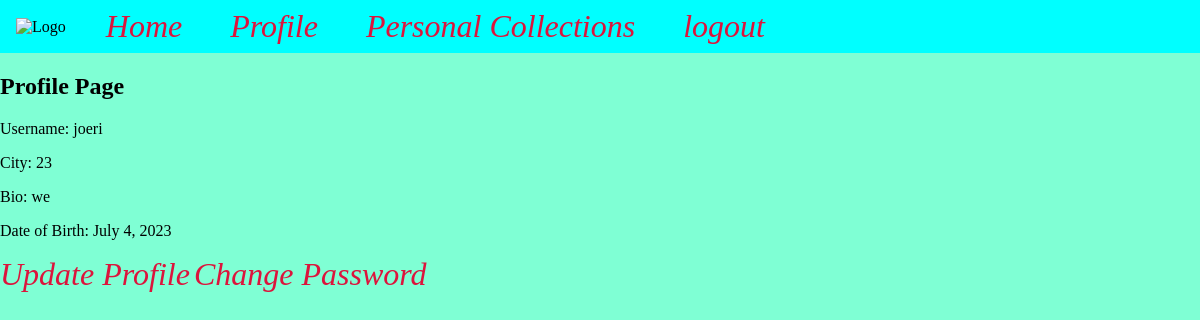
Screenshot of /profile/ (signed in) with the database file from the repository.
### base/models.py (models this page shows, shortened)
class Profile(models.Model):
    city = models.CharField(max_length=50)
    bio = models.TextField()
    date_of_birth = models.DateField(null=True, blank=True)
    user = models.OneToOneField(User, on_delete=models.CASCADE)

### base/views.py (the view)
# urls.py: path("profile/", views.profile, name="profile"),
@login_required
def profile(request):
    profile = request.user.profile
    context = {"profile": profile}
    return render(request, "base/profile.html", context)

### base/templates/base/profile.html
{% extends 'base/base.html' %}
{% load static %}
{% block content %}
    <h2>Profile Page</h2>
    <p>Username: {{ profile.user.username }}</p>
    <p>City: {{ profile.city }}</p>
    <p>Bio: {{ profile.bio }}</p>
    <p>Date of Birth: {{ profile.date_of_birth }}</p>
    <a href="{% url 'update_profile' %}">Update Profile</a>
    <a href="{% url 'password_change' %}">Change Password</a>
{% endblock %}

### base/static/base/css/styles.css (style rules this page uses)
body { background-color: aquamarine; }

### base/static/base/css/menu.css (style rules this page uses)
body { margin: 0; }
a { color: crimson; font-style: italic; text-decoration: none; font-size: 2rem; }

### rows the page displays
Profile: user.username "joeri", city "23", bio "we", date_of_birth "July 4, 2023"
